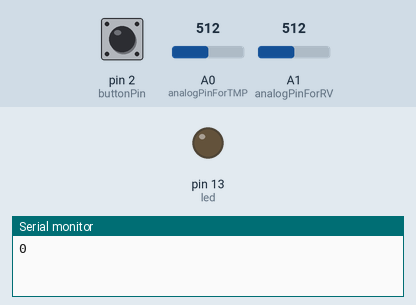
Recording of a sketch running on a simulated Arduino Uno, built with avr-gcc and run on an emulated ATmega328P. On the bench: output pins drawn as LEDs (lit = HIGH), the last lines printed to the serial monitor. Inputs (shaded band) come from the test bench; at power-on: pin 2 (buttonPin) LOW, A1 (analogPinForRV) = 512, A0 (analogPinForTMP) = 512.

Above: at 3.0 s.
3.1 s: pin 2 (buttonPin) pulled HIGH for 1 s
At 3.9 s:
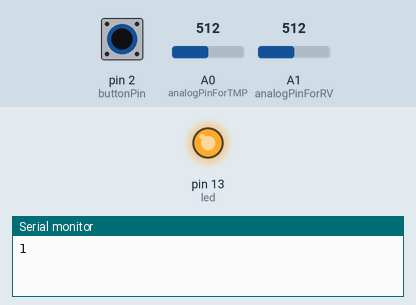
5.6 s: A1 (analogPinForRV) set to 479
7.1 s: A1 (analogPinForRV) set to 507
Timing chart, 0 to 10.1 s (numbered marks = the images above; inputs shaded):
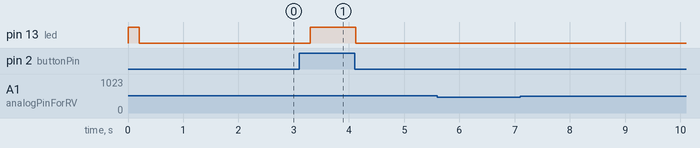

The sketch:

wind_sensor_candle.ino
```cpp
/*
* Modified slightly from the original by John Keefe
* in Feburary 2015 to add "candle" and button code.
*
* Details at http://johnkeefe.net/make-every-week-wind-sensor-candle
*
* Original code at https://github.com/moderndevice/Wind_Sensor
*
 Modern Device Wind Sensor Sketch for Rev C Wind Sensor
 This sketch is only valid if the wind sensor if powered from
 a regulated 5 volt supply. An Arduino or Modern Device BBB, RBBB
 powered from an external power supply should work fine. Powering from
 USB will also work but will be slightly less accurate in our experience.

When using an Arduino to power the sensor, an external power supply is better. Most Arduinos have a
 polyfuse which protects the USB line. This fuse has enough resistance to reduce the voltage
 available to around 4.7 to 4.85 volts, depending on the current draw.

 The sketch uses the on-chip temperature sensing thermistor to compensate the sensor
 for changes in ambient temperature. Because the thermistor is just configured as a
 voltage divider, the voltage will change with supply voltage. This is why the
 sketch depends upon a regulated five volt supply.

 Other calibrations could be developed for different sensor supply voltages, but would require
 gathering data for those alternate voltages, or compensating the ratio.

 Hardware Setup:
 Wind Sensor Signals    Arduino
 GND                    GND
 +V                     5V
 RV                     A1    // modify the definitions below to use other pins
 TMP                    A0    // modify the definitions below to use other pins


 Paul Badger 2014

 Hardware setup:
 Wind Sensor is powered from a regulated five volt source.
 RV pin and TMP pin are connected to analog innputs.

 */

#define analogPinForRV    1   // change to pins you the analog pins are using
#define analogPinForTMP   0

// to calibrate your sensor, put a glass over it, but the sensor should not be
// touching the desktop surface however.
// adjust the zeroWindAdjustment until your sensor reads about zero with the glass over it.
// (John Keefe note: I didn't do any of that for the candle project)

const float zeroWindAdjustment =  .2; // negative numbers yield smaller wind speeds and vice versa.

int TMP_Therm_ADunits;  //temp thermistor value from wind sensor
float RV_Wind_ADunits;    //RV output from wind sensor
float RV_Wind_Volts;
unsigned long lastMillis;
int TempCtimes100;
float zeroWind_ADunits;
float zeroWind_volts;
float WindSpeed_MPH;

// candle & button variables
int led = 13; // candle LED
const int buttonPin = 2;     // the number of the pushbutton pin
int buttonState = 0;         // variable for reading the pushbutton status

void setup() {

  Serial.begin(57600);   // faster printing to get a bit better throughput on extended info
  // remember to change your serial monitor

  Serial.println("start");

  // initialize the digital pin as an output.
  pinMode(led, OUTPUT);

  // initialize the pushbutton pin as an input:
  pinMode(buttonPin, INPUT);

  // turn LED on
  digitalWrite(led, HIGH);

}

void loop() {

  // get the state of the button, HIGH (1) or LOW (0)
  buttonState = digitalRead(buttonPin);

  if (millis() - lastMillis > 200){      // read every 200 ms - printing slows this down further

    TMP_Therm_ADunits = analogRead(analogPinForTMP);
    RV_Wind_ADunits = analogRead(analogPinForRV);
    RV_Wind_Volts = (RV_Wind_ADunits *  0.0048828125);

    // these are all derived from regressions from raw data as such they depend on a lot of experimental factors
    // such as accuracy of temp sensors, and voltage at the actual wind sensor, (wire losses) which were unaccouted for.
    TempCtimes100 = (0.005 *((float)TMP_Therm_ADunits * (float)TMP_Therm_ADunits)) - (16.862 * (float)TMP_Therm_ADunits) + 9075.4;

    zeroWind_ADunits = -0.0006*((float)TMP_Therm_ADunits * (float)TMP_Therm_ADunits) + 1.0727 * (float)TMP_Therm_ADunits + 47.172;  //  13.0C  553  482.39

    zeroWind_volts = (zeroWind_ADunits * 0.0048828125) - zeroWindAdjustment;

    // This from a regression from data in the form of
    // Vraw = V0 + b * WindSpeed ^ c
    // V0 is zero wind at a particular temperature
    // The constants b and c were determined by some Excel wrangling with the solver.

   WindSpeed_MPH =  pow(((RV_Wind_Volts - zeroWind_volts) /.2300) , 2.7265);

    Serial.print("  TMP volts ");
    Serial.print(TMP_Therm_ADunits * 0.0048828125);

    Serial.print(" RV volts ");
    Serial.print((float)RV_Wind_Volts);

    Serial.print("\t  TempC*100 ");
    Serial.print(TempCtimes100 );

    Serial.print("   ZeroWind volts ");
    Serial.print(zeroWind_volts);

    Serial.print("   WindSpeed MPH ");
    Serial.println((float)WindSpeed_MPH);

    Serial.println(buttonState);

    // run the douseCandle function if the wind speed deteted is more than 6 mph
    if (WindSpeed_MPH > 6) {
      douseCandle();
    }

    // relight the LED if the button is being pushed
    if (buttonState == HIGH) {
      lightCandle();
    }

    lastMillis = millis();
  }

}

void douseCandle() {

  // turn LED off
  digitalWrite(led, LOW);

    // Before I installed the button, I used the following
    // two lines to test the LED and detector together, dousing the LED
    // for 5 seconds and then relighting it. Like those annoying
    // birthday candles.

    // delay(5000);              // wait 5 seconds
    // digitalWrite(led, HIGH);  // turn LED back on

}

void lightCandle() {

  // turn LED on
  digitalWrite(led, HIGH);

}
```

Measured:
- after the input at 3.1 s, pin 13 (led): LOW → HIGH after 0.20 s, → LOW 0.83 s later
